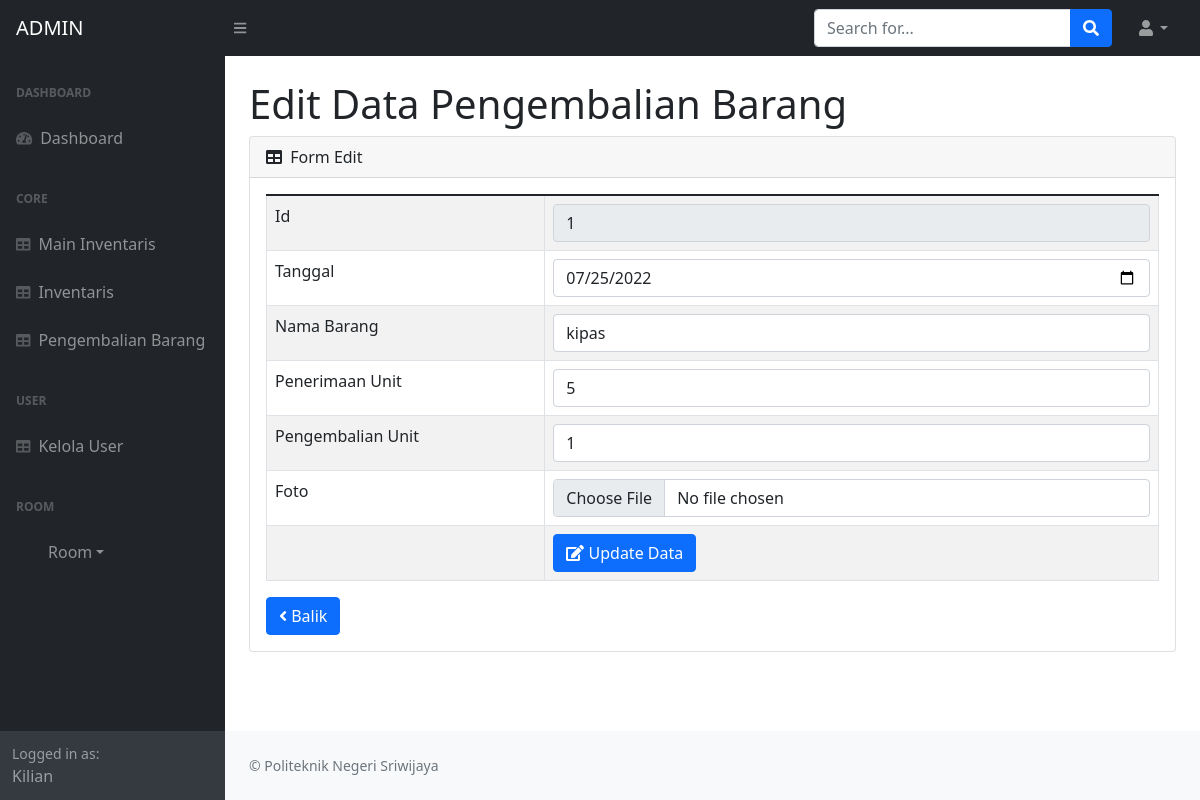
Page /admin.php?page=pengembalianbarang_admin/edit&pengembalianbarang_admin=1 (signed in) on the committed database.
### tables this page shows
CREATE TABLE `pengembalianbarang_admin` (
  `id` int(11) NOT NULL,
  `tanggal` date NOT NULL,
  `nama_barang` varchar(50) NOT NULL,
  `penerimaan_unit` varchar(20) NOT NULL,
  `pengembalian_unit` varchar(20) NOT NULL,
  `foto` varchar(250) NOT NULL
);

### fungsi/view/view.php (called while the page is built, shortened)
<?php
	 class view {
		protected $db;
		function __construct($db){
			$this->db = $db;
		}
			function pengembalianbarang_edit($id){
				$sql = "select * from pengembalianbarang_admin where id=?";
				$row = $this-> db -> prepare($sql);
				$row -> execute(array($id));
				$hasil = $row -> fetch();
				return $hasil;
			}
	 }

### admin/module/pengembalianbarang_admin/edit/index.php (the view, shortened to what this page needs)
      <?php
	$id = $_GET['pengembalianbarang_admin'];
	$hasil = $lihat -> pengembalianbarang_edit($id);
?>
	 <div id="layoutSidenav_content">
                  <div class="col-lg-12 main-chart">
						<div class="container-fluid px-4">
                        <h1 class="mt-4">Edit Data Pengembalian Barang</h1>
						<div class="card mb-4">
                            <div class="card-header">
                                <i class="fas fa-table me-1"></i>
                                Form Edit
                            </div>
							<div class="card-body">
							<table class="table table-bordered table-striped" >
							<form action="fungsi/edit/edit_admin.php?pengembalianbarang_admin=edit" method="POST" enctype="multipart/form-data">
											<tr>
												<td>Id</td>
												<td><input type="number" required readonly value="<?php echo $hasil['id'];?>"class="form-control"  name="id"></td>
											</tr>
                                            <tr>
												<td>Tanggal</td>
												<td><input type="date" required value="<?php echo $hasil['tanggal'];?>"class="form-control"  name="tanggal"></td>
											</tr>
                                             <tr>
												<td>Nama Barang</td>
												<td><input type="text" required value="<?php echo $hasil['nama_barang'];?>"class="form-control"  name="nama_barang"></td>
											</tr>
											<tr>
												<td>Penerimaan Unit</td>
												<td><input type="text" required value="<?php echo $hasil['penerimaan_unit'];?>"class="form-control"  name="penerimaan_unit"></td>
											</tr>
                                            <tr>
												<td>Pengembalian Unit</td>
												<td><input type="text" required value="<?php echo $hasil['pengembalian_unit'];?>" class="form-control"  name="pengembalian_unit"></td>
											</tr>
											<tr>
												<td>Foto</td>
												<td><input type="file" required value="<?php echo $hasil['foto'];?>"class="form-control"  name="foto"></td>
											</tr>
                                            <tr>
									<td></td>
									<td><button class="btn btn-primary"><i class="fa fa-edit"></i> Update Data</button>
										</td>
								</tr>
							</form>
						</table>
						<a href="admin.php?page=pengembalianbarang_admin"><button class="btn btn-primary"><i class="fa fa-angle-left"></i> Balik </button></a>
							</div>
						</div>
				  </div>
				  </div>

### rows in the picture
pengembalianbarang_admin: id "1", tanggal "07/25/2022", nama_barang "kipas", penerimaan_unit "5", pengembalian_unit "1"

### other values in the picture
$_SESSION['jenis_user'] "ADMIN"
$_SESSION['username'] "Kilian"
